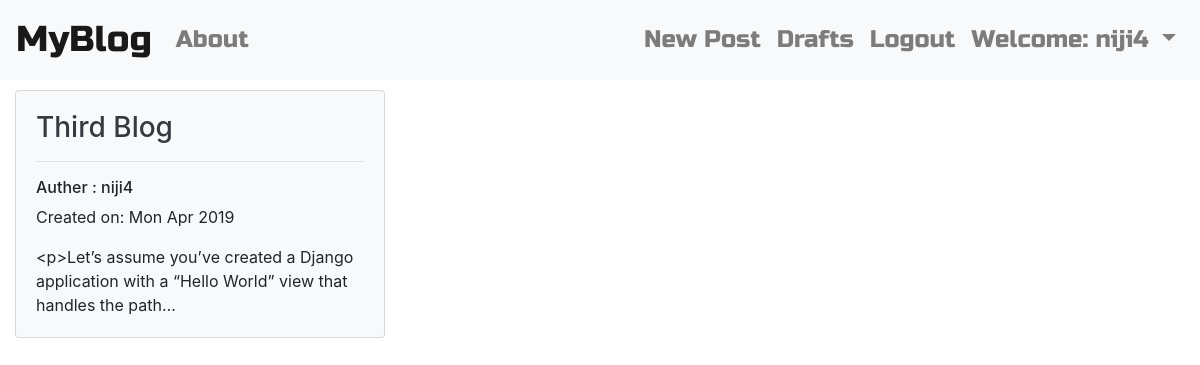
The app's page /draft/ (signed in) with its own data.
### blog/models.py (models this page shows, shortened)
class Post(models.Model):
	auther = models.ForeignKey('auth.User', on_delete=models.CASCADE)
	title = models.CharField(max_length=256)
	text = models.TextField()
	create_date = models.DateTimeField(default=timezone.now)
	published_date = models.DateTimeField(blank=True, null=True)

### blog/views.py (the view)
# urls.py: path('draft/', views.DraftListView.as_view(), name='draft_list'),
class DraftListView(LoginRequiredMixin, ListView):
	login_url = '/account/login/'
	template_name = 'blog/draft_list.html'
	context_object_name = 'draft_list'
	model = Post
	def get_queryset(self):
		return Post.objects.filter(published_date__isnull=True).order_by('create_date')

### blog/templates/blog/draft_list.html (shortened to what this page needs)
{% extends 'blog/base.html' %}
{% block content %}
	<div class="row">
			{% for post in draft_list %}
				{% if post.auther == user %}
					<div class="col-lg-6 col-md-6 col-sm-12 post">
						<div class="card bg-light mb-3" style="max-width: 30rem;">
							<div class="card-body ">
								<h3 class="card-title">
									<a href="{% url 'blog:post_detail' pk=post.pk %}" class="text-dark">
										{{ post.title }}
									</a>
								</h3>
								<hr>
								<div class='date'>
									<h6>Auther : {{ post.auther }}</h6>
									<p>Created on: {{ post.create_date|date:'D M Y'}}</p>
								</div>
								{{ post.text|truncatechars:100 }}
							</div>
						</div>
					</div>
				{% endif %}
			{% endfor %}
	</div>
{% endblock %}

### blog/templates/blog/base.html (shortened to what this page needs)
<!DOCTYPE html>
{% load staticfiles %}
<html>
<head>
	<link rel="stylesheet" href="https://maxcdn.bootstrapcdn.com/bootstrap/4.0.0/css/bootstrap.min.css">
	<link rel="stylesheet" href="//cdn.jsdelivr.net/npm/medium-editor@latest/dist/css/medium-editor.min.css"
	type="text/css" media="screen" charset="utf-8">
	<link rel="stylesheet"  href="{% static 'css/blog.css' %}">
</head>
<body>
	<nav class="navbar navbar-expand-lg navbar-light bg-light techfont custom-navbar">
  		<a class="navbar-brand bigbrand" href="{% url 'blog:post_list' %}">MyBlog</a>
  		<div class="collapse navbar-collapse" id="navbarNav">
    		<ul class="navbar-nav mr-auto">
     			<li class="nav-item">
       				<a class="nav-link" href="{% url 'blog:about' %}">About</a>
      			</li>
    		</ul>
    		<ul class="nav navbar-nav justify-content-end">
    			{% if user.is_authenticated %}
	     			<li class="nav-item">
	       				<a class="nav-link" href="{% url 'blog:post_new' %}">New Post</a>
	      			</li>
		      		<li class="nav-item">
		        		<a class="nav-link" href="{% url 'blog:draft_list' %}">Drafts</a>
		      		</li>
		      		<li class="nav-item">
		        		<a class="nav-link" href="{% url 'logout' %}">Logout</a>
		      		</li>
		      		<li class="nav-item dropdown">
					    <a class="nav-link dropdown-toggle" data-toggle="dropdown" href="#"
					    	role="button" aria-haspopup="true" aria-expanded="false">
					    	Welcome: {{user.username}}
					    </a>
					</li>
	      		{% endif %}
    		</ul>
  		</div>
	</nav>
	<div class="container-fluid content">
		<div class="row">
			<div class="col-lg-8 col-md-12 col-sm-12 blog_posts">
				{% block content %}
				{% endblock %}
			</div>
			<div class="col-lg-4">
			</div>
		</div>
	</div>
</body>
</html>

### blog/static/css/blog.css (style rules this page uses)
.techfont { font-family: 'Russo One', san-serif; font-size: 1.5em; margin-bottom: 10px; }
.bigbrand { font-size: 1.5em; }

### records on screen
Post: title "Third Blog", auther "niji4", create_date "Mon Apr 2019", text "<p>Let’s assume you’ve created a Django application with a “Hello World” view that handles the path…"

### other values on screen
{{ user.username }} "niji4"
